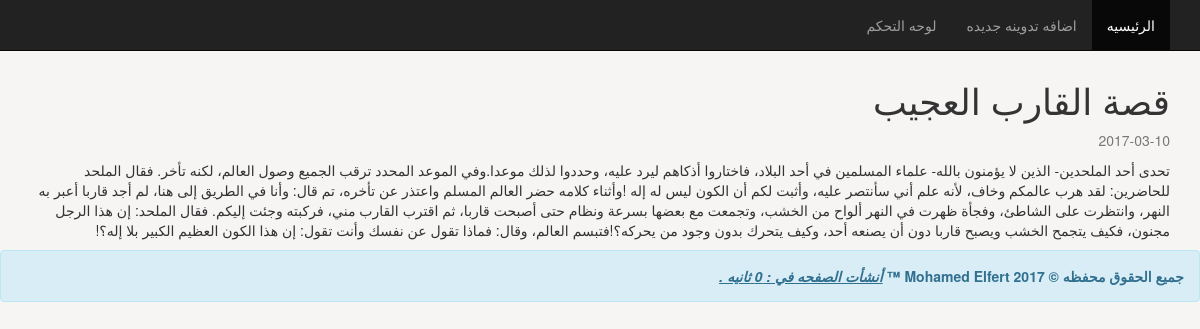
The app's page /post.php?id=4 with its own data.
### tables this page shows
CREATE TABLE `posts` (
  `id` int(11) NOT NULL,
  `title` varchar(255) NOT NULL,
  `subject` text NOT NULL,
  `created_at` date NOT NULL
);

### post.php (the view)
<?php
require 'connect.php';
require 'header.php';
$id = $_GET['id'];
if(isset($id)){
    $stmnt = $conn->query("SELECT * FROM posts WHERE id = '$id'");
    $row = $stmnt->fetch(PDO::FETCH_OBJ);
    $count = $stmnt->rowCount();
    if($count > 0){
        ?>
            <div class='container'>
                <h1><?php echo $row->title ?></h1>
                <p class='text-muted'><?php echo $row->created_at ?></p>
                <p><?php echo $row->subject ?></p>
            </div>
        <?php
    }else{
        echo '<h3 class="alert alert-success">لا يوجد أي محتوي .</h3>';
    }
}
require 'footer.php';
?>

### css/style.css (style rules this page uses)
body { background-color: #f7f4f4; padding-top: 60px; }

### records on screen
posts: title "قصة القارب العجيب", created_at "2017-03-10", subject "تحدى أحد الملحدين- الذين لا يؤمنون بالله- علماء المسلمين في أحد البلاد، فاختاروا أذكاهم ليرد عليه، وحددوا لذلك موعدا.وفي الموعد المحدد ترقب الجميع وصول العالم، لكنه تأخر. فقال الملحد للحاضرين: لقد هرب عالمكم وخاف، لأنه علم أني سأنتصر عليه، وأثبت لكم أن الكون ليس له إله !وأثناء كلامه حضر العالم المسلم واعتذر عن تأخره، تم قال: وأنا في الطريق إلى هنا، لم أجد قاربا أعبر به النهر، وانتظرت على الشاطئ، وفجأة ظهرت في النهر ألواح من الخشب، وتجمعت مع بعضها بسرعة ونظام حتى أصبحت قاربا، ثم اقترب القارب مني، فركبته وجئت إليكم. فقال الملحد: إن هذا الرجل مجنون، فكيف يتجمح الخشب ويصبح قاربا دون أن يصنعه أحد، وكيف يتحرك بدون وجود من يحركه؟!فتبسم العالم، وقال: فماذا تقول عن نفسك وأنت تقول: إن هذا الكون…"

### other values on screen
$takentime "0"
